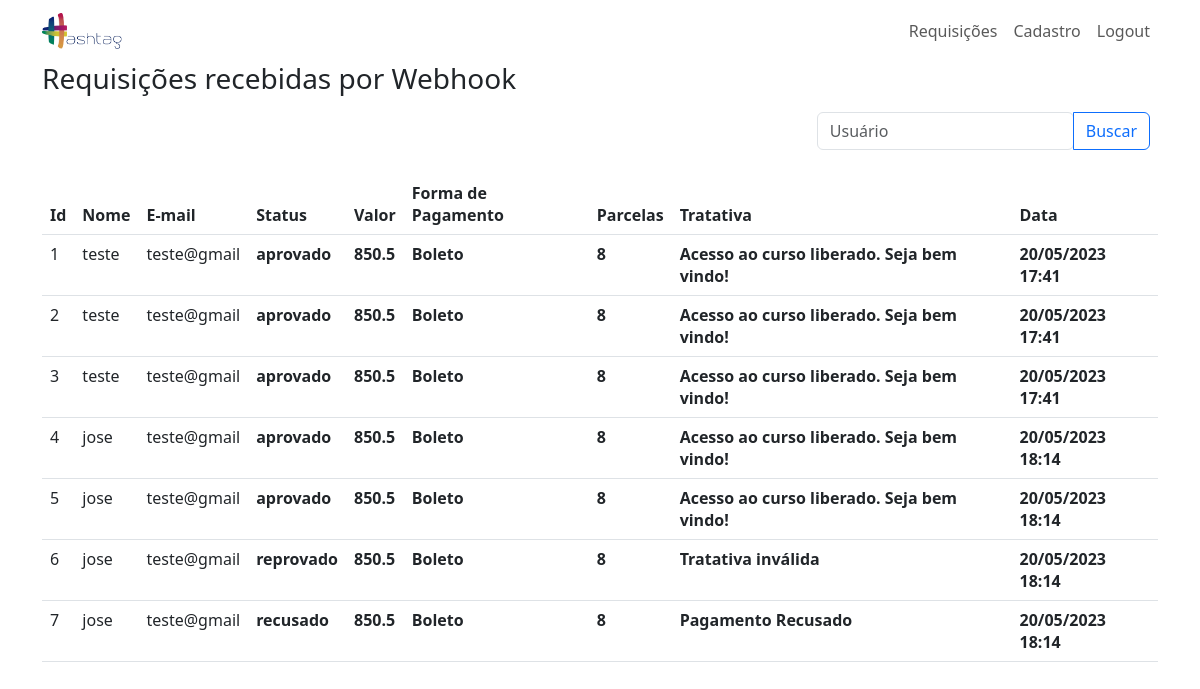
Page /requisicoes (signed in) on the earlier database version.
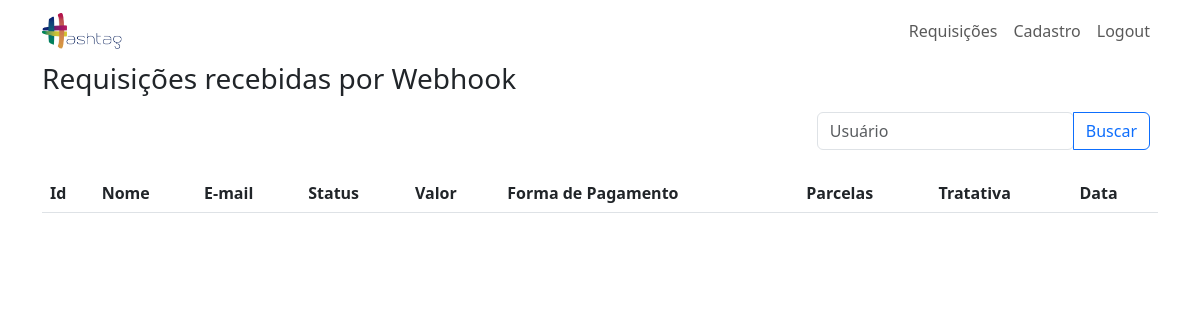
Same page on the later database version.
### api_hashtag/models/__init__.py (models this page shows, shortened)
class Requisicao(database.Model):
    id = database.Column(database.Integer, primary_key=True)
    nome = database.Column(database.String, nullable=False)
    email = database.Column(database.String, nullable=False)
    status = database.Column(database.String, nullable=False)
    valor = database.Column(database.Float, nullable=False)
    forma_pagamento = database.Column(database.String, nullable=False)
    parcelas = database.Column(database.Integer, nullable=False)
    data_criacao = database.Column(database.DateTime, nullable=False, default=datetime.now)
    tratativa = database.Column(database.String, nullable=False)
    def data_formatada(self):
        data = self.data_criacao.strftime('%d/%m/%Y %H:%M')
        return data

### api_hashtag/routes/__init__.py (the view)
@app.route("/requisicoes", methods=['POST', 'GET'])
@login_required
def requisicoes():
    form = FormBuscarRequisicao()
    requisicoes = Requisicao.query.all()
    if form.validate_on_submit():
        if form.usuario.data:
            return redirect(url_for('requisicoes_busca', usuario=form.usuario.data))
        else:
            return redirect(url_for('requisicoes'))
    return render_template('requisicoes.html', requisicoes=requisicoes, form=form)

### api_hashtag/forms/__init__.py
class FormBuscarRequisicao(FlaskForm):
    usuario = StringField('Usuário')
    submit_buscar = SubmitField('Buscar')

### api_hashtag/models/__init__.py (called while the page is built)
@login_manager.user_loader
def load_usuario(id_usuario):
    return Usuario.query.get(int(id_usuario))

### api_hashtag/templates/requisicoes.html (shortened to what this page needs)
{% extends 'base.html' %}
{% block body %}
       <div class="container theme-showcase" role="main">
            <div class="page-header">
                <h3 class="box-title col-md-12">Requisições recebidas por Webhook</h3>
            </div>
            <div class="d-flex flex-row-reverse bd-highlight">
                <form method="POST" action="">
                    <div class="p-2 bd-highlight">
                        <div class="input-group">
                            {{ form.usuario(class="form-control rounded", placeholder="Usuário") }}
                            {{ form.submit_buscar(class="btn btn-outline-primary") }}
                      </div>
                    </div>
                </form>
            </div>
            <table class="table table-hover" overflow="scroll">
                <thead>
                    <tr>
                        <th>Id</th>
                        <th>Nome</th>
                        <th>E-mail</th>
                        <th>Status</th>
                        <th>Valor</th>
                        <th>Forma de Pagamento</th>
                        <th>Parcelas</th>
                        <th>Tratativa</th>
                        <th>Data</th>
                    </tr>
                </thead>
                <tbody>
                    {% for item in requisicoes %}
                        <tr data-href="#">
                            <td>{{ item.id }}</td>
                            <td>{{ item.nome }}</td>
                            <td>{{ item.email }}</td>
                            <th>{{ item.status }}</th>
                            <th>{{ item.valor }}</th>
                            <th>{{ item.forma_pagamento }}</th>
                            <th>{{ item.parcelas }}</th>
                            <th>{{ item.tratativa }}</th>
                            <th>{{ item.data_formatada() }}</th>
                        </tr>
                {% endfor %}
                </tbody>
            </table>
        </div>
{% endblock %}

### api_hashtag/templates/base.html (shortened to what this page needs)
<html lang="pt-BR">
    <head>
        <link href="https://cdn.jsdelivr.net/npm/bootstrap@5.3.0-alpha3/dist/css/bootstrap.min.css" rel="stylesheet">
    </head>
    <body>
        {% include 'navbar.html' %}
        {% block body %}
        {% endblock %}
    </body>
</html>

### api_hashtag/templates/navbar.html (shortened to what this page needs)
<nav class="navbar navbar-expand-lg navbar-light static-top">
  <div class="container">
      <a class="navbar-brand" href="#">
      <img src="{{ url_for('static', filename='hashtag_logo.png') }}" alt="..." height="36">
      </a>
      <div class="collapse navbar-collapse" id="navbarSupportedContent">
      <ul class="navbar-nav ms-auto">
          {% if current_user.is_authenticated %}
              <li class="nav-item">
                  <a class="nav-link" aria-current="page" href="{{ url_for('requisicoes') }}">
                      Requisições
                  </a>
              </li>
              <li class="nav-item">
                  <a class="nav-link" aria-current="page" href="{{ url_for('cadastrar_usuario') }}">
                      Cadastro
                  </a>
              </li>
              <li class="nav-item">
                  <a class="nav-link" aria-current="page" href="{{ url_for('logout') }}">
                      Logout
                  </a>
              </li>
          {% endif %}
      </ul>
      </div>
  </div>
</nav>

Differences in the rows shown:
removed Requisicao: id "1", nome "teste", email "teste@gmail", status "aprovado", valor "850.5", forma_pagamento "Boleto", parcelas "8", tratativa "Acesso ao curso liberado. Seja bem vindo!", data_formatada "20/05/2023 17:41"
removed Requisicao: id "2", nome "teste", email "teste@gmail", status "aprovado", valor "850.5", forma_pagamento "Boleto", parcelas "8", tratativa "Acesso ao curso liberado. Seja bem vindo!", data_formatada "20/05/2023 17:41"
removed Requisicao: id "3", nome "teste", email "teste@gmail", status "aprovado", valor "850.5", forma_pagamento "Boleto", parcelas "8", tratativa "Acesso ao curso liberado. Seja bem vindo!", data_formatada "20/05/2023 17:41"
removed Requisicao: id "4", nome "jose", email "teste@gmail", status "aprovado", valor "850.5", forma_pagamento "Boleto", parcelas "8", tratativa "Acesso ao curso liberado. Seja bem vindo!", data_formatada "20/05/2023 18:14"
removed Requisicao: id "5", nome "jose", email "teste@gmail", status "aprovado", valor "850.5", forma_pagamento "Boleto", parcelas "8", tratativa "Acesso ao curso liberado. Seja bem vindo!", data_formatada "20/05/2023 18:14"
removed Requisicao: id "6", nome "jose", email "teste@gmail", status "reprovado", valor "850.5", forma_pagamento "Boleto", parcelas "8", tratativa "Tratativa inválida", data_formatada "20/05/2023 18:14"
removed Requisicao: id "7", nome "jose", email "teste@gmail", status "recusado", valor "850.5", forma_pagamento "Boleto", parcelas "8", tratativa "Pagamento Recusado", data_formatada "20/05/2023 18:14"
